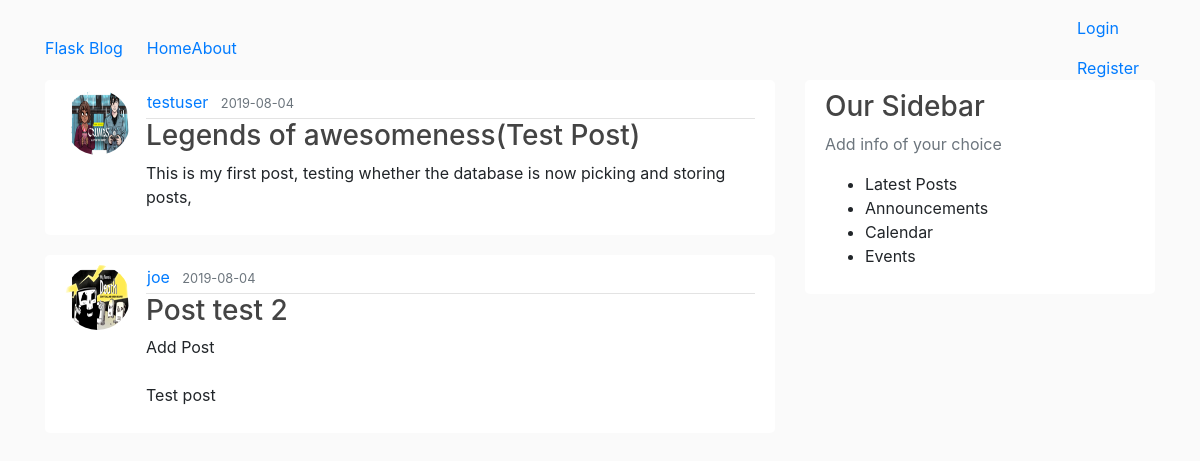
Page /home on the earlier database version.
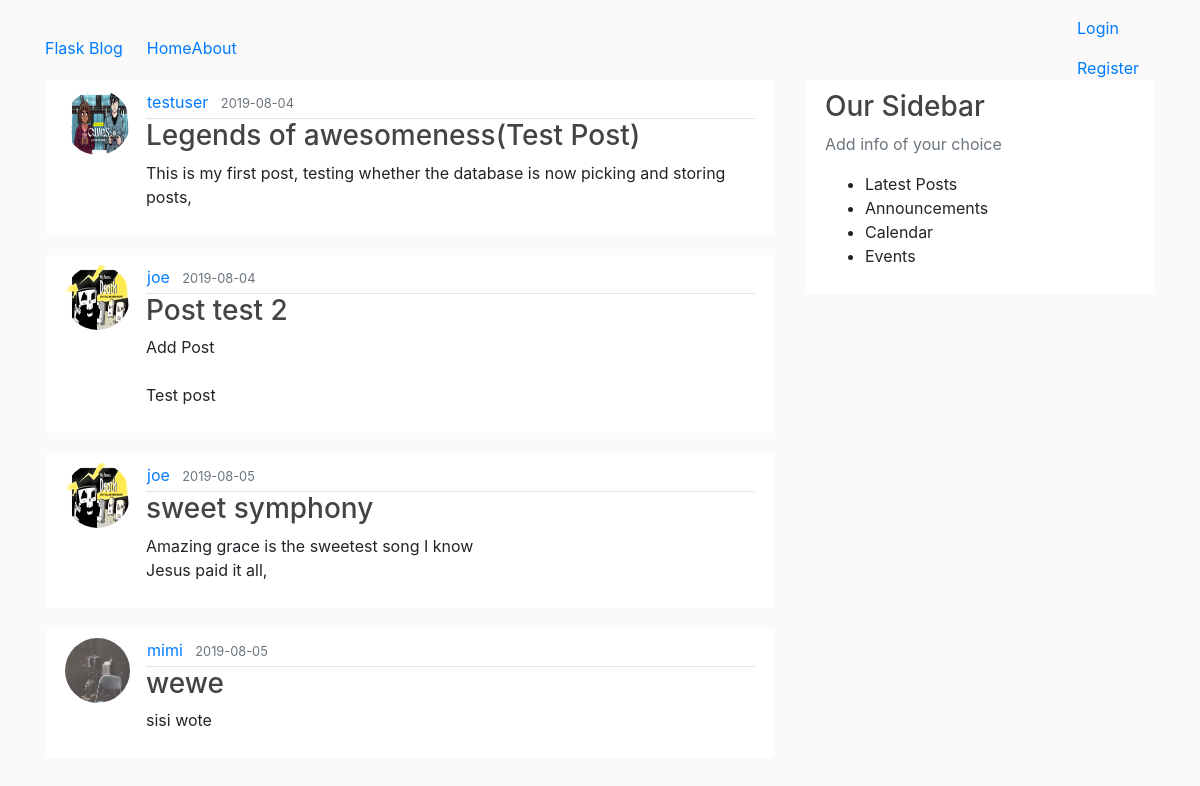
Same page on the later database version.
### flaskblog/models.py (models this page shows, shortened)
class Post(db.Model):
	id = db.Column(db.Integer, primary_key = True)
	title = db.Column(db.String(150), nullable = False)
	date_posted = db.Column(db.DateTime, nullable = False, default = datetime.utcnow)
	content = db.Column(db.String(200), nullable = False )
	user_id = db.Column(db.Integer, db.ForeignKey('user.id'), nullable = False)

class User(db.Model, UserMixin):
	id = db.Column(db.Integer, primary_key = True)
	username = db.Column(db.String(20), unique=True, nullable = False)
	email = db.Column(db.String(200), unique=True, nullable = False)
	image_file = db.Column(db.String(20),  nullable = False, default = 'default.jpg')
	password = db.Column(db.String(60), nullable = False)
	posts = db.relationship('Post', backref = 'author', lazy = True)

### flaskblog/routes.py (the view)
@app.route("/")
@app.route("/home")
def home():
	posts = Post.query.all()
	return render_template('home.html', posts=posts)

### flaskblog/templates/home.html
{% extends "layout.html" %}
{% block content %}
{% for post in posts %}
<article class="media content-section">
	<img class="rounded-circle article-img" src="{{ url_for('static',filename = 'profile_pics/' + post.author.image_file) }} ">
	<div class="media-body">
		<div class="article-metadata">
			<a class="mr-2" href="#">{{ post.author.username}}</a>
			<small class="text-muted">{{post.date_posted.strftime('%Y-%m-%d')}} </small>
		</div>
		<h3><a class="article-title" href="{{ url_for('post', post_id = post.id) }} ">{{post.title}} </a></h3>
		<p class="article-content">{{post.content}} </p>
	</div>
</article>
{% endfor %}
{% endblock content %}

### flaskblog/templates/layout.html (shortened to what this page needs)
<!DOCTYPE html>
<html>
<head>
    <link rel="stylesheet" href="https://maxcdn.bootstrapcdn.com/bootstrap/4.0.0/css/bootstrap.min.css">
    <link rel="stylesheet" type="text/css" href="{{url_for('static', filename='main.css') }} ">
</head>
<body>
	<header>
		<nav class="navbar navbar-expand-md navbar-dark bg-steel fixed-top">
			<div class="container">
				<a class="nav-brand mr-4" href="/">Flask Blog</a>
				<div class="collapse navbar-collapse" id="navbarToggle">
					<div class="navbar-nav mr-auto">
						<a href="{{ url_for('home') }}">Home</a>
						<a href="{{ url_for('about') }}">About</a>
					</div>
					<div>
						{% if current_user.is_authenticated %}
						<a class="nav-item nav-link" href="{{ url_for('new_post') }}">New Post</a>
						<a class="nav-item nav-link" href="{{ url_for('account') }}">Account</a>
						<a class="nav-item nav-link" href="{{ url_for('logout') }}">Logout</a>
						{% else %}
						<a class="nav-item nav-link" href="{{ url_for('login') }}">Login</a>
						<a class="nav-item nav-link" href="{{ url_for('register') }}">Register</a>
						{% endif %}
					</div>
				</div>
			</div>
		</nav>
	</header>
<main role="main" class="container">
	<div class="row">
		<div class="col-sm-8">
			{% block content %} {% endblock %}
		</div>
		<div class="col-sm-4">
			<div class="content-section">
				<h3>Our Sidebar</h3>
				<p class="text-muted">Add info of your choice
					<ul>
						<li>Latest Posts</li>
						<li>Announcements</li>
						<li>Calendar</li>
						<li>Events</li>
					</ul>
				</p>
			</div>
		</div>
	</div>
</main>
</body>
</html>

### flaskblog/static/main.css (style rules this page uses)
body { background: #fafafa; color: 333333; margin-top: 5rem; }
h1,h2,h3,h4,h5,h6 { color: #444444; }
.content-section { background: #ffffff; padding: 10px 20px; border: 2px splod #dddddd; border-radius: 5px; margin-bottom: 20px; }
.article-title { color: #444444; }
.article-content { white-space: pre-line; }
.article-img { width: 65px; height: 65px; margin-right: 16px; }
.article-metadata { padding-left: 1px; padding-bottom: 4px; border-bottom: 1px solid #e3e3e3; }

Differences in the rows shown:
added Post: image_file (picture), author.username "joe", date_posted "2019-08-05", title "sweet symphony", content "Amazing grace is the sweetest song I know Jesus paid it all,"
added Post: image_file (placeholder picture), author.username "mimi", date_posted "2019-08-05", title "wewe", content "sisi wote"
